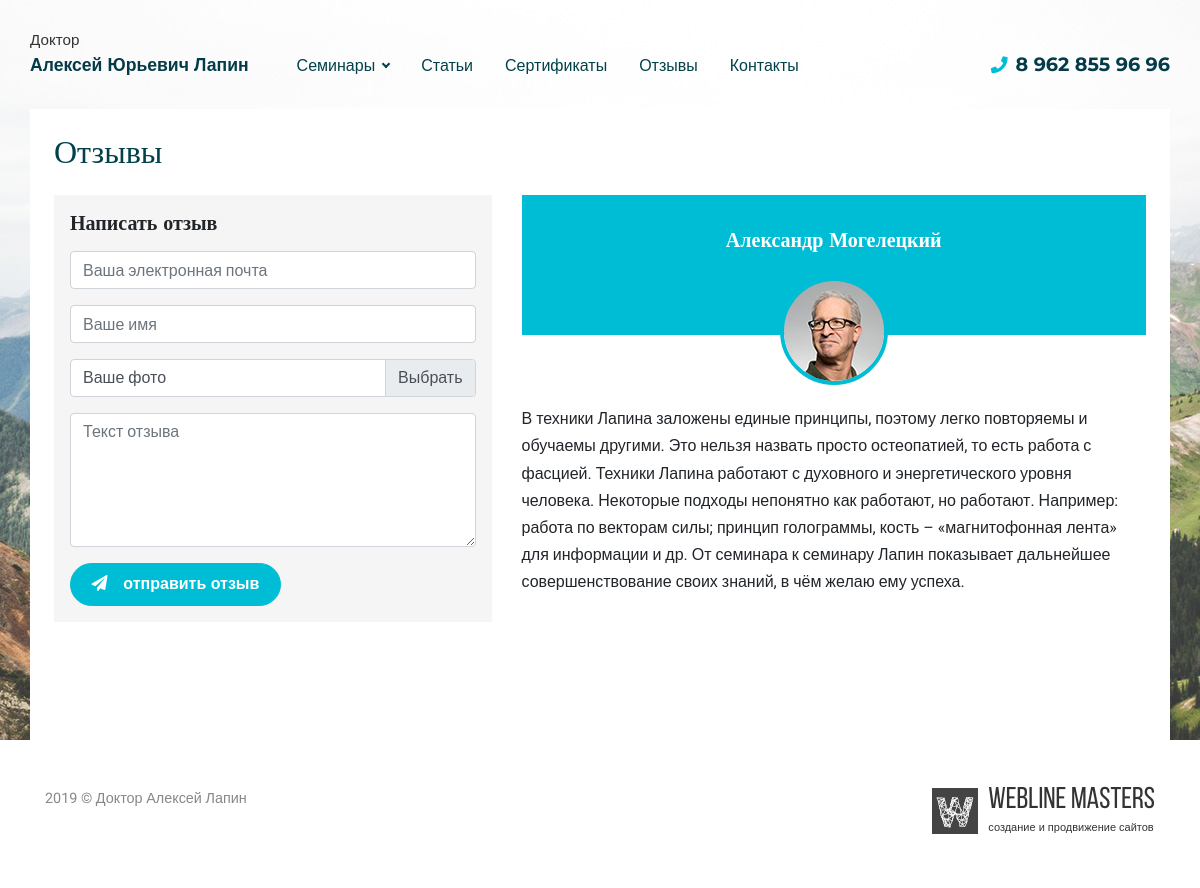
The page /reviews/ on the database as committed earlier.
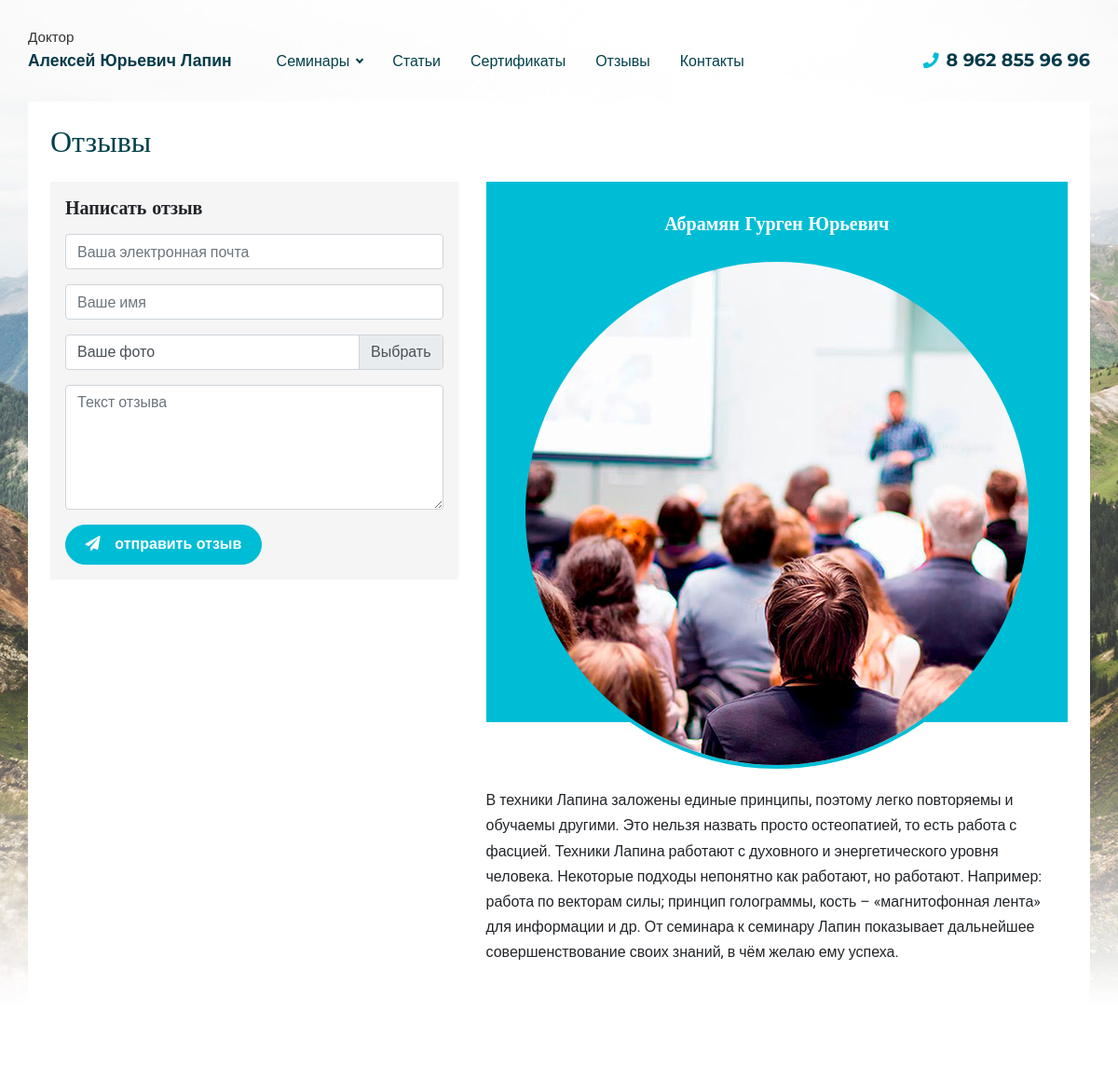
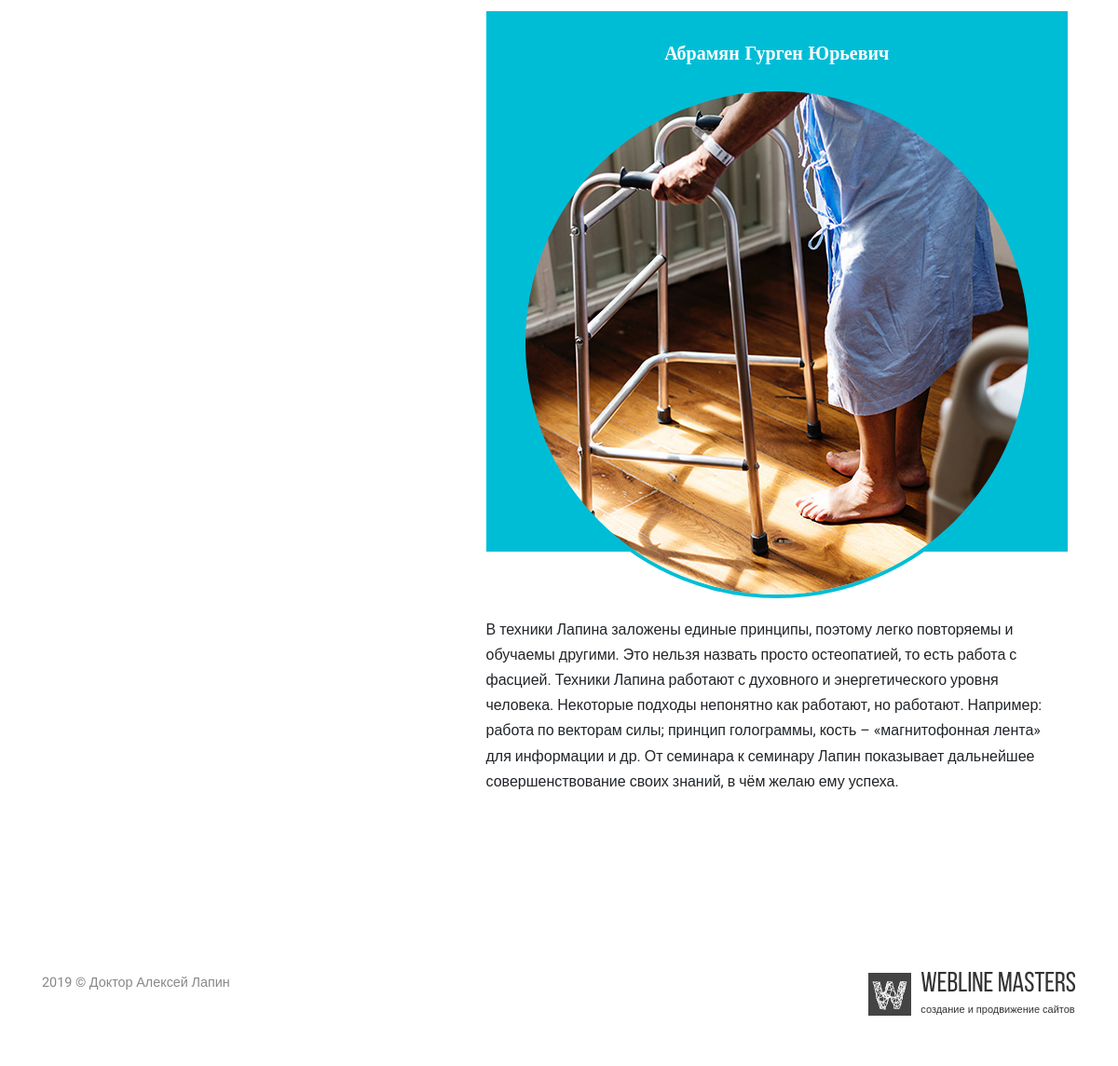
The same page on the database as committed later (2 pictures, top to bottom).
### reviews/models.py (models this page shows, shortened)
class Review(models.Model):
    email = models.EmailField(max_length=250, verbose_name='E-mail')
    name = models.CharField(max_length=250, verbose_name='Имя')
    text = models.TextField(verbose_name='Текст')
    published = models.BooleanField(default=False, verbose_name='Активно')
    created_date = models.DateTimeField(auto_now_add=True, verbose_name='Дата создания')
    def get_picture_url(self, filename):
        ext = filename.split('.')[-1]
        filename = '%s.%s' % (self.email, ext)
        return 'images/reviews/%s' % filename
    image = models.ImageField(upload_to=get_picture_url, verbose_name='Фото', null=True, blank=True)
    class Meta:
        verbose_name = 'Отзыв'
        verbose_name_plural = 'Все отзывы'
        ordering = ['-created_date']

### reviews/views.py (the view)
# urls.py: path('reviews/', include('reviews.urls')),
def reviews(request):
    reviews = Review.objects.filter(published=True)
    if request.method == 'POST':
        form = ReviewForm(request.POST, request.FILES)
        if form.is_valid():
            try:
                review = Review.objects.create(
                    email = form.cleaned_data['email'],
                    name = form.cleaned_data['name'],
                    text = form.cleaned_data['text'],
                    image = form.cleaned_data['image'],
                )
                current_site = get_current_site(request)
                mail_subject = 'Новый отзыв на сайте: ' + current_site.domain
                message = render_to_string('reviews/new_review_message.html', {
                    'domain': current_site.domain,
                    'review': review,
                })
                to_email = MailToString.objects.first().email
                email = EmailMessage(mail_subject, message, to=[to_email])
                email.send()
                messages.success(request, '<strong>Ваш отзыв отправлен!</strong> После модерации он появится на сайте.', extra_tags='success')
                form = ReviewForm()
            except:
                messages.success(request, '<strong>При отправке произошла ошибка!</strong> Повторите попытку позже.', extra_tags='danger')
    else:
        form = ReviewForm()
    context = {
        'form': form,
        'reviews': reviews,
    }
    return render(request, 'reviews/reviews.html', context)

### reviews/forms.py
class ReviewForm(forms.Form):
    def __init__(self, *args, **kwargs):
        super(ReviewForm, self).__init__(*args, **kwargs)
        self.fields['email'] = forms.EmailField(required=True, widget=forms.TextInput(attrs={'type': 'email', 'class': 'form-control', 'placeholder': 'Ваша электронная почта'}))
        self.fields['name'] = forms.CharField(required=True, widget=forms.TextInput(attrs={'class': 'form-control', 'placeholder': 'Ваше имя'}))
        self.fields['image'] = forms.ImageField(required=False, widget=forms.FileInput(attrs={'class': 'custom-file-input', 'lang': 'ru'}))
        self.fields['text'] = forms.CharField(required=True, widget=forms.Textarea(attrs={'class': 'form-control', 'rows': 5, 'placeholder': 'Текст отзыва'}))

### contacts/context_processors.py (called while the page is built)
def getting_phone(request):
    phone = Phone.objects.first()
    context = {
        'phone': phone,
    }
    return context

### contacts/models.py (called while the page is built)
    def __str__(self):
        return '%s' % self.phone

### templates/reviews/reviews.html (shortened to what this page needs)
{% extends 'base.html' %}
{% load imagefit %}
{% block content %}
    <div class="container bg-white p-4">
        <h1 class="display-4 text-secondary mt-0 mb-4">Отзывы</h1>
        <div class="row">
            <div class="col-lg-5">
                <form class="needs-validation gray p-3 mb-5" method="POST" action="{% url 'reviews' %}" enctype="multipart/form-data">
                    <h4 class="mt-0 mb-3">Написать отзыв</h4>
                    <div class="form-group">
                        {{ form.email }}
                    </div>
                    <div class="form-group">
                        {{ form.name }}
                    </div>
                    <div class="form-group">
                        <div class="custom-file">
                            <label class="custom-file-label">Ваше фото</label>
                        </div>
                    </div>
                    <div class="form-group">
                        {{ form.text }}
                    </div>
                    <button class="btn btn-primary add_review" type="submit"><i class="fas fa-paper-plane mr-3"></i>отправить отзыв </button>
                </form>
            </div>
            <div class="col-lg-7">
                {% for review in reviews %}
                    <div class="feedback-item bg-white mb-5 pb-5" id="f1">
                        <div class="feedback-item-header pt-2">
                            <h4 class="text-center m-0 text-white">{{ review.name }}</h4>
                            <img src="{{ review.image.url|resize:'100x100,C' }}" alt="" class="rounded-circle m-auto d-block">
                        </div>
                        <p>{{ review.text }}</p>
                    </div>
                {% endfor %}
            </div>
        </div>
    </div>
{% endblock content %}

Rows that differ between the two databases and show on the page:
removed Review: name "Александр Могелецкий", image|resize (picture), text "В техники Лапина заложены единые принципы, поэтому легко повторяемы и обучаемы другими. Это нельзя назвать просто остеопатией, то есть работа с фасцией. Техники Лапина работают с духовного и энергетического уровня человека. Некоторые подходы непонятно как работают, но работают. Например: работа по векторам силы; принцип голограммы, кость – «магнитофонная лента» для информации и др. От семинара к семинару Лапин показывает дальнейшее совершенствование своих знаний, в чём желаю ему успеха."
added Review: name "Абрамян Гурген Юрьевич", image|resize (picture), text "В техники Лапина заложены единые принципы, поэтому легко повторяемы и обучаемы другими. Это нельзя назвать просто остеопатией, то есть работа с фасцией. Техники Лапина работают с духовного и энергетического уровня человека. Некоторые подходы непонятно как работают, но работают. Например: работа по векторам силы; принцип голограммы, кость – «магнитофонная лента» для информации и др. От семинара к семинару Лапин показывает дальнейшее совершенствование своих знаний, в чём желаю ему успеха."
added Review: name "Абрамян Гурген Юрьевич", image|resize (picture), text "В техники Лапина заложены единые принципы, поэтому легко повторяемы и обучаемы другими. Это нельзя назвать просто остеопатией, то есть работа с фасцией. Техники Лапина работают с духовного и энергетического уровня человека. Некоторые подходы непонятно как работают, но работают. Например: работа по векторам силы; принцип голограммы, кость – «магнитофонная лента» для информации и др. От семинара к семинару Лапин показывает дальнейшее совершенствование своих знаний, в чём желаю ему успеха."
